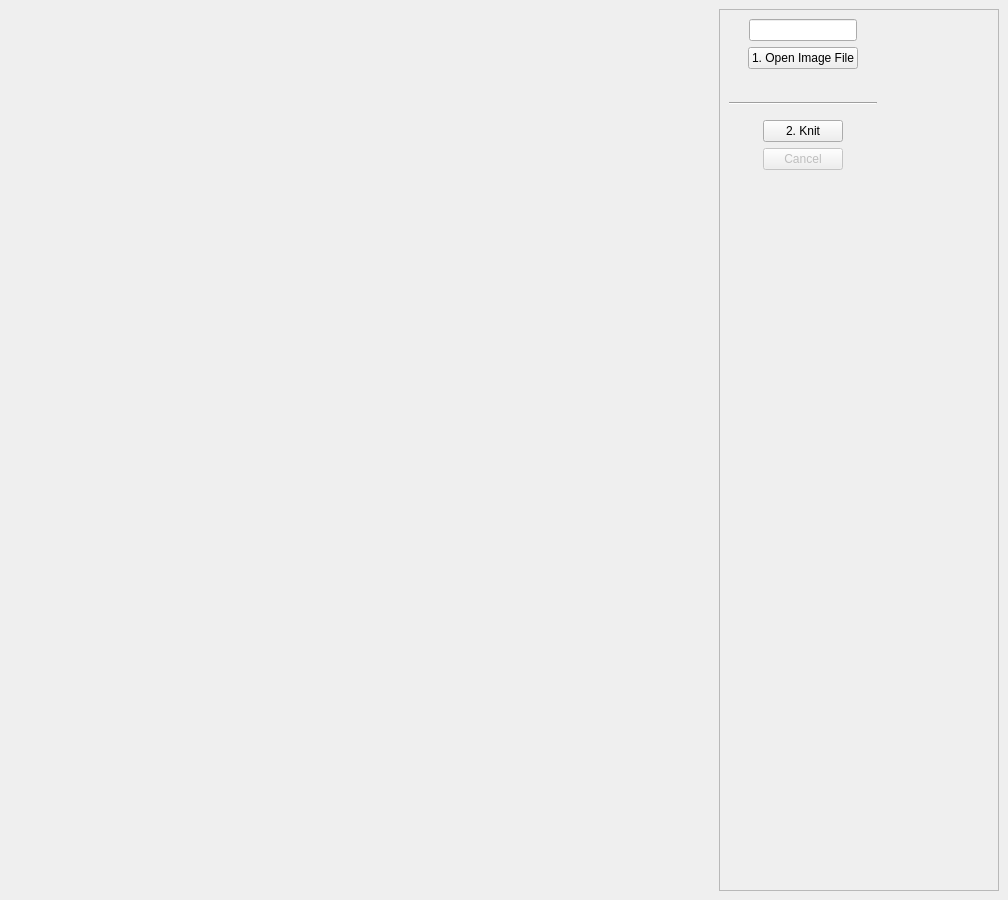
<?xml version="1.0" encoding="UTF-8"?>
<ui version="4.0">
 <class>MainWindow</class>
 <widget class="QMainWindow" name="Ui_MainWindow">
  <property name="geometry">
   <rect>
    <x>0</x>
    <y>0</y>
    <width>1008</width>
    <height>900</height>
   </rect>
  </property>
  <property name="windowTitle">
   <string>All Yarns Are Beautiful</string>
  </property>
  <widget class="QWidget" name="central_widget">
   <layout class="QGridLayout" name="grid_layout">
    <item row="0" column="0" rowspan="3">
     <layout class="QVBoxLayout" name="image_side_panel">
      <property name="spacing">
       <number>6</number>
      </property>
      <item>
       <widget class="QSplitter" name="graphics_splitter">
        <property name="orientation">
         <enum>Qt::Vertical</enum>
        </property>
       </widget>
      </item>
      <item>
       <layout class="QHBoxLayout" name="progress_layout">
        <property name="spacing">
         <number>2</number>
        </property>
        <item>
         <layout class="QHBoxLayout" name="horizontal_layout">
          <item alignment="Qt::AlignHCenter|Qt::AlignVCenter">
           <widget class="QLabel" name="label_current_color">
            <property name="font">
             <font>
              <pointsize>14</pointsize>
              <weight>75</weight>
              <bold>true</bold>
              <kerning>true</kerning>
             </font>
            </property>
            <property name="text">
             <string></string>
            </property>
           </widget>
          </item>
         </layout>
        </item>
        <item alignment="Qt::AlignHCenter|Qt::AlignVCenter">
         <widget class="QLabel" name="label_current_row">
          <property name="font">
           <font>
            <pointsize>14</pointsize>
            <weight>75</weight>
            <bold>true</bold>
           </font>
          </property>
          <property name="text">
           <string></string>
          </property>
         </widget>
        </item>
       </layout>
      </item>
      <item>
       <widget class="QLabel" name="label_notifications">
        <property name="text">
         <string></string>
        </property>
        <property name="alignment">
         <set>Qt::AlignCenter</set>
        </property>
       </widget>
      </item>
     </layout>
    </item>
    <item row="0" column="1" rowspan="3">
     <widget class="QScrollArea" name="assistant_dock">
      <property name="enabled">
       <bool>true</bool>
      </property>
      <property name="sizePolicy">
       <sizepolicy hsizetype="Preferred" vsizetype="Preferred">
        <horstretch>0</horstretch>
        <verstretch>0</verstretch>
       </sizepolicy>
      </property>
      <property name="minimumSize">
       <size>
        <width>280</width>
        <height>0</height>
       </size>
      </property>
      <property name="maximumSize">
       <size>
        <width>280</width>
        <height>16777215</height>
       </size>
      </property>
      <property name="windowTitle">
       <string>Assistant</string>
      </property>
      <property name="layoutDirection">
       <enum>Qt::LeftToRight</enum>
      </property>
      <property name="frameShadow">
       <enum>QFrame::Plain</enum>
      </property>
      <property name="horizontalScrollBarPolicy">
       <enum>Qt::ScrollBarAlwaysOff</enum>
      </property>
      <property name="widgetResizable">
       <bool>false</bool>
      </property>
      <widget class="QWidget" name="dockWidget_contents">
       <property name="geometry">
        <rect>
         <x>0</x>
         <y>0</y>
         <width>500</width>
         <height>700</height>
        </rect>
       </property>
       <property name="sizePolicy">
        <sizepolicy hsizetype="Preferred" vsizetype="Preferred">
         <horstretch>0</horstretch>
         <verstretch>0</verstretch>
        </sizepolicy>
       </property>
       <layout class="QVBoxLayout" name="vertical_layout_5">
        <property name="sizeConstraint">
         <enum>QLayout::SetFixedSize</enum>
        </property>
        <item>
         <layout class="QVBoxLayout" name="widget_imgload">
          <item>
           <layout class="QHBoxLayout" name="horizontal_layout">
            <item>
             <spacer name="horizontalSpacer">
              <property name="orientation">
               <enum>Qt::Horizontal</enum>
              </property>
              <property name="sizeType">
               <enum>QSizePolicy::Fixed</enum>
              </property>
              <property name="sizeHint" stdset="0">
               <size>
                <width>20</width>
                <height>20</height>
               </size>
              </property>
             </spacer>
            </item>
            <item>
             <widget class="QLineEdit" name="filename_lineedit">
              <property name="sizePolicy">
               <sizepolicy hsizetype="Expanding" vsizetype="Fixed">
                <horstretch>0</horstretch>
                <verstretch>0</verstretch>
               </sizepolicy>
              </property>
              <property name="text">
               <string notr="true"/>
              </property>
             </widget>
            </item>
            <item>
             <spacer name="horizontalSpacer_2">
              <property name="orientation">
               <enum>Qt::Horizontal</enum>
              </property>
              <property name="sizeType">
               <enum>QSizePolicy::Minimum</enum>
              </property>
              <property name="sizeHint" stdset="0">
               <size>
                <width>20</width>
                <height>20</height>
               </size>
              </property>
             </spacer>
            </item>
           </layout>
          </item>
          <item alignment="Qt::AlignHCenter">
           <widget class="QPushButton" name="open_image_file_button">
            <property name="sizePolicy">
             <sizepolicy hsizetype="Fixed" vsizetype="Fixed">
              <horstretch>0</horstretch>
              <verstretch>0</verstretch>
             </sizepolicy>
            </property>
            <property name="text">
             <string>1. Open Image File</string>
            </property>
            <property name="shortcut">
             <string notr="true">Ctrl+O</string>
            </property>
           </widget>
          </item>
         </layout>
        </item>
        <item alignment="Qt::AlignHCenter">
         <widget class="QWidget" name="dock_container" native="true">
          <layout class="QVBoxLayout" name="dock_container_layout">
           <property name="sizeConstraint">
            <enum>QLayout::SetMaximumSize</enum>
           </property>
           <item>
            <widget class="Line" name="line">
             <property name="orientation">
              <enum>Qt::Horizontal</enum>
             </property>
            </widget>
           </item>
          </layout>
         </widget>
        </item>
        <item>
         <widget class="Line" name="line_2">
          <property name="orientation">
           <enum>Qt::Horizontal</enum>
          </property>
         </widget>
        </item>
        <item alignment="Qt::AlignHCenter">
         <widget class="QWidget" name="widget_knitcontrol" native="true">
          <property name="enabled">
           <bool>true</bool>
          </property>
          <property name="sizePolicy">
           <sizepolicy hsizetype="Preferred" vsizetype="Fixed">
            <horstretch>0</horstretch>
            <verstretch>0</verstretch>
           </sizepolicy>
          </property>
          <layout class="QVBoxLayout" name="vertical_layout_3">
           <property name="sizeConstraint">
            <enum>QLayout::SetMaximumSize</enum>
           </property>
           <item>
            <widget class="QPushButton" name="knit_button">
             <property name="text">
              <string>2. Knit</string>
             </property>
             <property name="shortcut">
              <string notr="true">Ctrl+Return</string>
             </property>
            </widget>
           </item>
           <item>
            <widget class="QPushButton" name="cancel_button">
             <property name="enabled">
              <bool>False</bool>
             </property>
             <property name="text">
              <string>Cancel</string>
             </property>
             <property name="shortcut">
              <string notr="true">Esc</string>
             </property>
            </widget>
           </item>
          </layout>
         </widget>
        </item>
       </layout>
      </widget>
     </widget>
    </item>
   </layout>
  </widget>
 </widget>
 <resources/>
 <connections/>
</ui>
